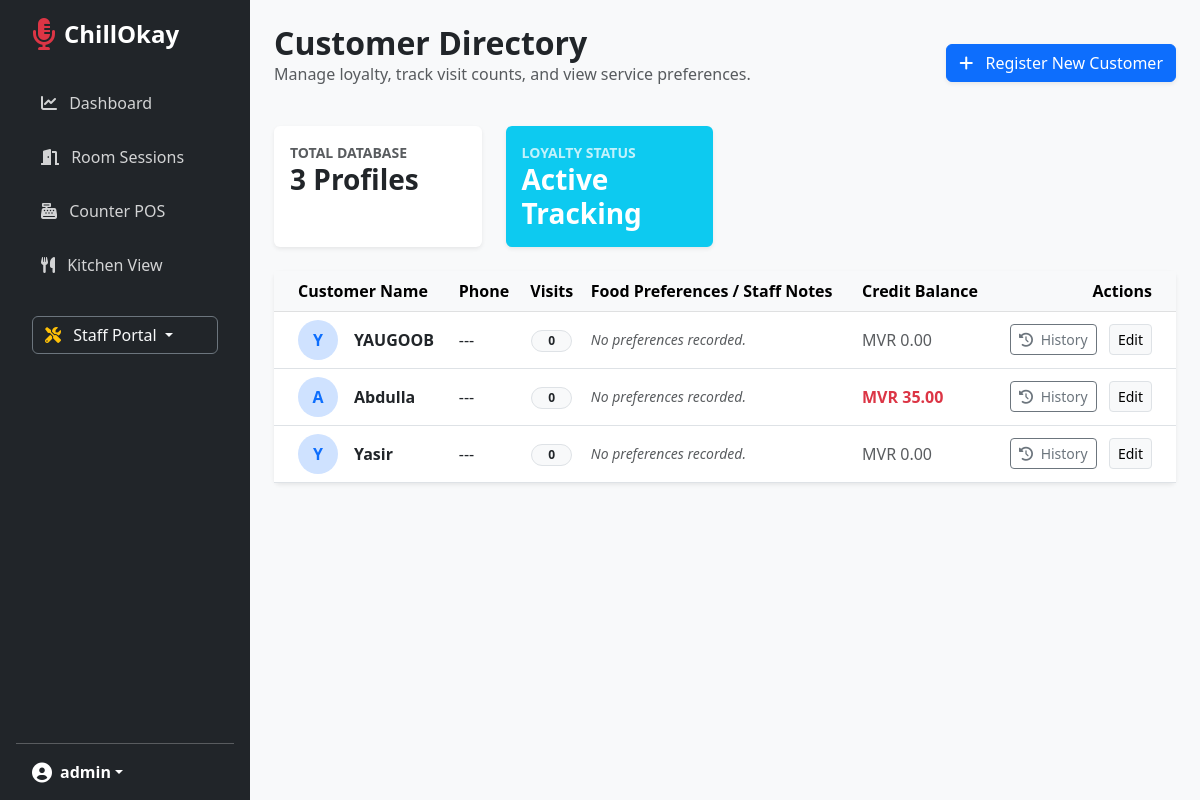
The page /karaoke/customers/ (signed in) on the database its author committed.
### core/models.py (models this page shows, shortened)
class Customer(models.Model):
    outlet = models.ForeignKey(Outlet, on_delete=models.CASCADE, related_name='customers', null=True)
    name = models.CharField(max_length=100)
    phone = models.CharField(max_length=20, blank=True, null=True)
    total_credit = models.DecimalField(max_digits=10, decimal_places=2, default=0.00)
    current_balance = models.DecimalField(max_digits=10, decimal_places=2, default=0.00)
    visit_count = models.PositiveIntegerField(default=0)
    notes = models.TextField(blank=True, null=True)

### karaoke/views.py (the view)
# urls.py: path('customers/', views.customer_list, name='customer_list'),
@login_required
def customer_list(request):
    return render(request, 'karaoke/customers.html', {'customers': Customer.objects.all()})

### karaoke/templates/karaoke/customers.html (shortened to what this page needs)
{% extends 'base.html' %}
{% block content %}
<div class="container-fluid p-4">
    <div class="d-flex justify-content-between align-items-center mb-4">
        <div>
            <h2 class="mb-0 fw-bold">Customer Directory</h2>
            <p class="text-muted">Manage loyalty, track visit counts, and view service preferences.</p>
        </div>
        <div>
            <button class="btn btn-primary shadow-sm" data-bs-toggle="modal" data-bs-target="#addCustomerModal">
                <i class="fas fa-plus me-2"></i> Register New Customer
            </button>
        </div>
    </div>
    <div class="row mb-4">
        <div class="col-md-3">
            <div class="card bg-white shadow-sm border-0 p-3 h-100">
                <small class="text-uppercase text-muted fw-bold">Total Database</small>
                <h3 class="fw-bold mb-0 text-dark">{{ customers.count }} Profiles</h3>
            </div>
        </div>
        <div class="col-md-3">
            <div class="card bg-info text-white shadow-sm border-0 p-3 h-100">
                <small class="text-uppercase fw-bold opacity-75">Loyalty Status</small>
                <h3 class="fw-bold mb-0">
                    Active Tracking
                </h3>
            </div>
        </div>
    </div>
    <div class="card shadow-sm border-0">
        <div class="card-body p-0">
            <div class="table-responsive">
                <table class="table table-hover align-middle mb-0">
                    <thead class="table-light">
                        <tr>
                            <th class="ps-4">Customer Name</th>
                            <th>Phone</th>
                            <th class="text-center">Visits</th>
                            <th>Food Preferences / Staff Notes</th>
                            <th>Credit Balance</th>
                            <th class="text-end pe-4">Actions</th>
                        </tr>
                    </thead>
                    <tbody>
                        {% for customer in customers %}
                        <tr>
                            <td class="ps-4">
                                <div class="d-flex align-items-center">
                                    <div class="avatar-sm bg-primary-subtle text-primary rounded-circle d-flex align-items-center justify-content-center me-3" style="width: 40px; height: 40px;">
                                        <span class="fw-bold">{{ customer.name|slice:":1"|upper }}</span>
                                    </div>
                                    <div>
                                        <span class="fw-bold d-block text-dark">{{ customer.name }}</span>
                                    </div>
                                </div>
                            </td>
                            <td>{{ customer.phone|default:"---" }}</td>
                            <td class="text-center">
                                <span class="badge bg-light text-dark border rounded-pill px-3">
                                    {{ customer.visit_count }}
                                </span>
                            </td>
                            <td>
                                <div class="text-muted small" style="max-width: 300px;">
                                    {% if customer.notes %}
                                        <i class="fas fa-comment-dots me-1 text-primary"></i> {{ customer.notes }}
                                    {% else %}
                                        <span class="text-muted fst-italic">No preferences recorded.</span>
                                    {% endif %}
                                </div>
                            </td>
                            <td>
                                <span class="{% if customer.current_balance > 0 %}text-danger fw-bold{% else %}text-muted{% endif %}">
                                    MVR {{ customer.current_balance }}
                                </span>
                            </td>
                            <td class="text-end pe-4">
                                <a href="{% url 'customer_history' customer.id %}" class="btn btn-sm btn-outline-secondary me-2">
                                    <i class="fas fa-history me-1"></i> History
                                </a>
                                <button class="btn btn-sm btn-light border">Edit</button>
                            </td>
                        </tr>
                        {% endfor %}
                    </tbody>
                </table>
            </div>
        </div>
    </div>
</div>
{% endblock %}

### core/templates/base.html (shortened to what this page needs)
<!DOCTYPE html>
<html lang="en">
<head>
    <link href="https://cdn.jsdelivr.net/npm/bootstrap@5.3.0/dist/css/bootstrap.min.css" rel="stylesheet">
    <link rel="stylesheet" href="https://cdnjs.cloudflare.com/ajax/libs/font-awesome/6.0.0/all.min.css">
</head>
<body class="d-flex">
    <nav class="sidebar d-flex flex-column p-3">
        <a href="{% url 'dashboard' %}" class="d-flex align-items-center mb-4 me-md-auto text-white text-decoration-none px-3">
            <i class="fas fa-microphone-alt fa-2x me-2 text-danger"></i>
            <span class="fs-4 fw-bold">ChillOkay</span>
        </a>
        <ul class="nav nav-pills flex-column mb-auto">
            <li class="nav-item">
                <a href="{% url 'dashboard' %}" class="nav-link {% if request.resolver_match.url_name == 'dashboard' %}active{% endif %}">
                    <i class="fas fa-chart-line me-2"></i> Dashboard
                </a>
            </li>
            <li>
                <a href="{% url 'karaoke_list' %}" class="nav-link {% if request.resolver_match.url_name == 'karaoke_list' %}active{% endif %}">
                    <i class="fas fa-door-open me-2"></i> Room Sessions
                </a>
            </li>
            <li>
                <a href="{% url 'record_sale' %}" class="nav-link {% if request.resolver_match.url_name == 'record_sale' %}active{% endif %}">
                    <i class="fas fa-cash-register me-2"></i> Counter POS
                </a>
            </li>
            <li>
                <a href="{% url 'kitchen_view' %}" class="nav-link {% if request.resolver_match.url_name == 'kitchen_view' %}active{% endif %}">
                    <i class="fas fa-utensils me-2"></i> Kitchen View
                </a>
            </li>
            <li class="nav-item dropdown mt-4 px-3">
                <a class="btn btn-outline-light dropdown-toggle w-100 text-start border-secondary" href="#" role="button" data-bs-toggle="dropdown">
                    <i class="fas fa-tools me-2 text-warning"></i> Staff Portal
                </a>
            </li>
        </ul>
        <hr>
        <div class="dropdown px-3">
            <a href="#" class="d-flex align-items-center text-white text-decoration-none dropdown-toggle" data-bs-toggle="dropdown">
                <i class="fas fa-user-circle fa-lg me-2"></i>
                <strong>{{ request.user.username }}</strong>
            </a>
        </div>
    </nav>
    <main class="main-content">
        {% block content %}{% endblock %}
    </main>
</body>
</html>

### core/templates/base.html (style rules this page uses)
body { background-color: #f8f9fa; }
.sidebar { min-width: 250px; max-width: 250px; min-height: 100vh; background: #212529; color: white; transition: all 0.3s; }
.sidebar .nav-link { color: rgba(255,255,255,0.8); border-radius: 5px; margin: 5px 15px; padding: 10px; }
.main-content { width: 100%; }

### rows shown on the page
Customer: name "Y", name "YAUGOOB", phone "---", visit_count "0", shows "No preferences recorded.", current_balance "0.00"
Customer: name "A", name "Abdulla", phone "---", visit_count "0", shows "No preferences recorded.", current_balance "35.00"
Customer: name "Y", name "Yasir", phone "---", visit_count "0", shows "No preferences recorded.", current_balance "0.00"

### other values the page prints
{{ request.user.username }} "admin"
{{ customers.count }} "3"
